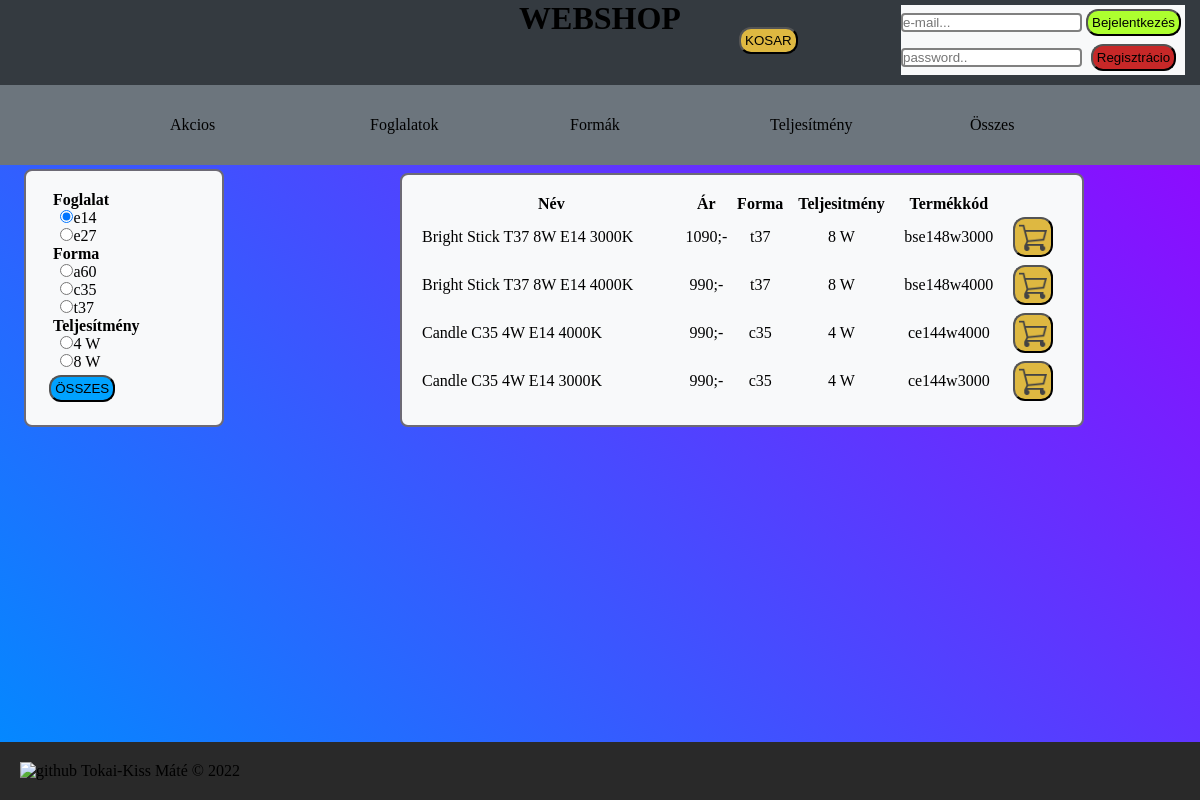
Page /?keres=foglalat&ertek=e14 on the committed database.
### tables this page shows
CREATE TABLE `termek` (
  `termek_id` int(11) NOT NULL,
  `nev` varchar(50) NOT NULL,
  `ar` int(11) NOT NULL,
  `keszlet` int(11) NOT NULL,
  `foglalat` varchar(20) NOT NULL,
  `forma` varchar(20) NOT NULL,
  `teljesitmeny` int(11) NOT NULL,
  `szinhomerseklet` int(11) NOT NULL,
  `termekkod` varchar(20) NOT NULL,
  `ean` int(13) NOT NULL,
  `allapot` varchar(20) NOT NULL,
  `leiras` text NOT NULL,
  `elerheto` enum('1','0') NOT NULL,
  `akcio` enum('1','0') NOT NULL,
  `marka` varchar(20) NOT NULL
);

### index.php (the view, shortened to what this page needs)
<?php
    include 'header.php';
    if (isset($_GET['keres'])) {
        $keres = $_GET['keres'];
        $ertek = $_GET['ertek'];
    }else{
        $keres = 1;
        $ertek = 1;
    }
?>
<div class="container">
    <div class="menu-container">
    <div class="menu">
    <ul>
        <li><h4>Foglalat</h4>
            <ul>
                <?php
                    if ($result = $mysqli->query("SELECT foglalat FROM `termek` WHERE 1 GROUP BY foglalat")) {
                        while ($row = $result->fetch_assoc()) {
                            echo '<li>';
                            if ($row["foglalat"]==$ertek) {
                                echo '<input checked type="radio" name="foglalat_radio" value="'.$row["foglalat"].'" onclick='."'".'foglalat("'.$row["foglalat"].'")'."'>";
                            }else {
                                echo '<input type="radio" name="foglalat_radio" value="'.$row["foglalat"].'" onclick='."'".'foglalat("'.$row["foglalat"].'")'."'>";
                            }
                            echo '<label>'.$row["foglalat"].'</label>';
                            echo '</li>';
                            }
                        }
                ?>
            </ul>
        </li>
        <li><h4>Forma</h4>
            <ul>
                <?php
                    if ($result = $mysqli->query("SELECT forma FROM `termek` WHERE 1 GROUP BY forma")) {
                        while ($row = $result->fetch_assoc()) {
                            echo '<li>';
                            if ($row["forma"]==$ertek) {
                                echo '<input checked type="radio" name="forma_radio" value="'.$row["forma"].'" onclick='."'".'forma("'.$row["forma"].'")'."'>";
                            }else {
                                echo '<input type="radio" name="forma_radio" value="'.$row["forma"].'" onclick='."'".'forma("'.$row["forma"].'")'."'>";
                            }
                            echo '<label>'.$row["forma"].'</label>';
                            echo '</li>';
                            }
                        }
                ?>
            </ul>
        </li>
        <li><h4>Teljesítmény</h4>
            <ul>
                <?php
                    if ($result = $mysqli->query("SELECT teljesitmeny FROM `termek` WHERE 1 GROUP BY teljesitmeny")) {
                        while ($row = $result->fetch_assoc()) {
                            echo '<li>';
                            if ($row["teljesitmeny"]==$ertek) {
                                echo '<input checked type="radio" name="teljesitmeny_radio" value="'.$row["teljesitmeny"].'" onclick='."'".'teljesitmeny("'.$row["teljesitmeny"].'")'."'>";
                            }else {
                                echo '<input type="radio" name="teljesitmeny_radio" value="'.$row["teljesitmeny"].'" onclick='."'".'teljesitmeny("'.$row["teljesitmeny"].'")'."'>";
                            }
                            echo '<label>'.$row["teljesitmeny"].' W</label>';
                            echo '</li>';
                            }
                        }
                ?>
            </ul>
        </li>
    </ul>
    <button class="btn-blue" onclick="reset()">ÖSSZES</button>
    </div>
    </div>
    <div class="content">
        <div class="table-container">
        <table id="products_table">
<?php
    echo '<tr>';
        echo '<th>Név</th>';
        echo '<th>Ár</th>';
        echo '<th>Forma</th>';
        echo '<th>Teljesitmény</th>';
        echo '<th>Termékkód</th>';
        echo '<th></th>';
    echo '</tr>';
    if ($result = $mysqli->query("SELECT * FROM `termek` WHERE keszlet > 0 AND elerheto = 1 AND ".$keres.' LIKE "'.$ertek.'"')) {
        while ($row = $result->fetch_assoc()) {
            echo '<tr>';
                echo '<td><a href="product.php?termekid='.$row["termek_id"].'">'.$row["nev"].'</a></td>';
                echo '<td>'.$row["ar"].';-</td>';
                echo '<td>'.$row["forma"].'</td>';
                echo '<td>'.$row["teljesitmeny"].' W</td>';
                echo '<td>'.$row["termekkod"].'</td>';
                echo '<td onclick=kosarba('.$row["termek_id"].')><button class="cart-btn btn-yellow"><img src="/vizsgaremek/images/cart.webp" alt="cart"></button></td>';
            echo '</tr>';
        }
    }
?>
        </table>
    </div>
    </div>
</div>
    <footer>
        <a href="https://github.com/tkissMate/vizsgaremek"><img src="images/github-brand-logo-47401.webp" alt="github" style="height: 80px;"></a>
        <p>Tokai-Kiss Máté &copy; 2022</p>
    </footer>
    </body>
</html>

### styles/style.css (style rules this page uses)
* { margin: 0; padding: 0; }
body { box-sizing: border-box; background: linear-gradient(45deg, #008cff, #9900ff); min-height: 100vh; padding-bottom: 124px; position: relative; }
button { border-radius: 12px; padding: 4px; margin: 4px; transition-duration: 0.4s; cursor: pointer; }
.btn-blue { background-color: #00a2ff; }
.btn-yellow { background-color: #DEB841; }
.cart-btn { width: 40px; height: 40px; }
.cart-btn img { width: 100%; }
a { color: black; text-decoration: none; }
input { border: 2px solid grey; border-radius: 4px; transition-duration: 0.4s; }
.container { display: grid; grid-template-columns: 1fr 2fr; grid-template-rows: auto; }
.menu-container { padding: 1%; }
.menu { width: 40%; margin-left: 5%; padding: 5%; border: 2px solid #6D6A75; border-radius: 8px; background-color: #f8f9fa; }
.content { padding-top: 1%; }
.table-container { border-radius: 8px; background-color: #f8f9fa; border: 2px solid #6D6A75; width: 80%; padding: 20px; }
table { width: 100%; border-collapse: collapse; background-color: #f8f9fa; }
tr { transition-duration: 0.4s; }
td:nth-child(1) { text-align: left; }
td { text-align: center; }
th { text-transform: capitalize; }
.menu ul { margin-left: 5%; }
.menu ul li { list-style-type: none; }
footer { box-sizing: border-box; width: 100%; padding: 20px; background-color: #292929; position: absolute; bottom: 0; }
footer * { display: inline; }

### rows in the picture
termek: nev "Bright Stick T37 8W E14 3000K", ar "1090", forma "t37", teljesitmeny "8", termekkod "bse148w3000"
termek: nev "Bright Stick T37 8W E14 4000K", ar "990", forma "t37", teljesitmeny "8", termekkod "bse148w4000"
termek: nev "Candle C35 4W E14 4000K", ar "990", forma "c35", teljesitmeny "4", termekkod "ce144w4000"
termek: nev "Candle C35 4W E14 3000K", ar "990", forma "c35", teljesitmeny "4", termekkod "ce144w3000"

### other values in the picture
$row["foglalat"] "e14"
$row["foglalat"] "e27"
$row["forma"] "a60"
$row["forma"] "c35"
$row["forma"] "t37"
$row["teljesitmeny"] "4"
$row["teljesitmeny"] "8"
